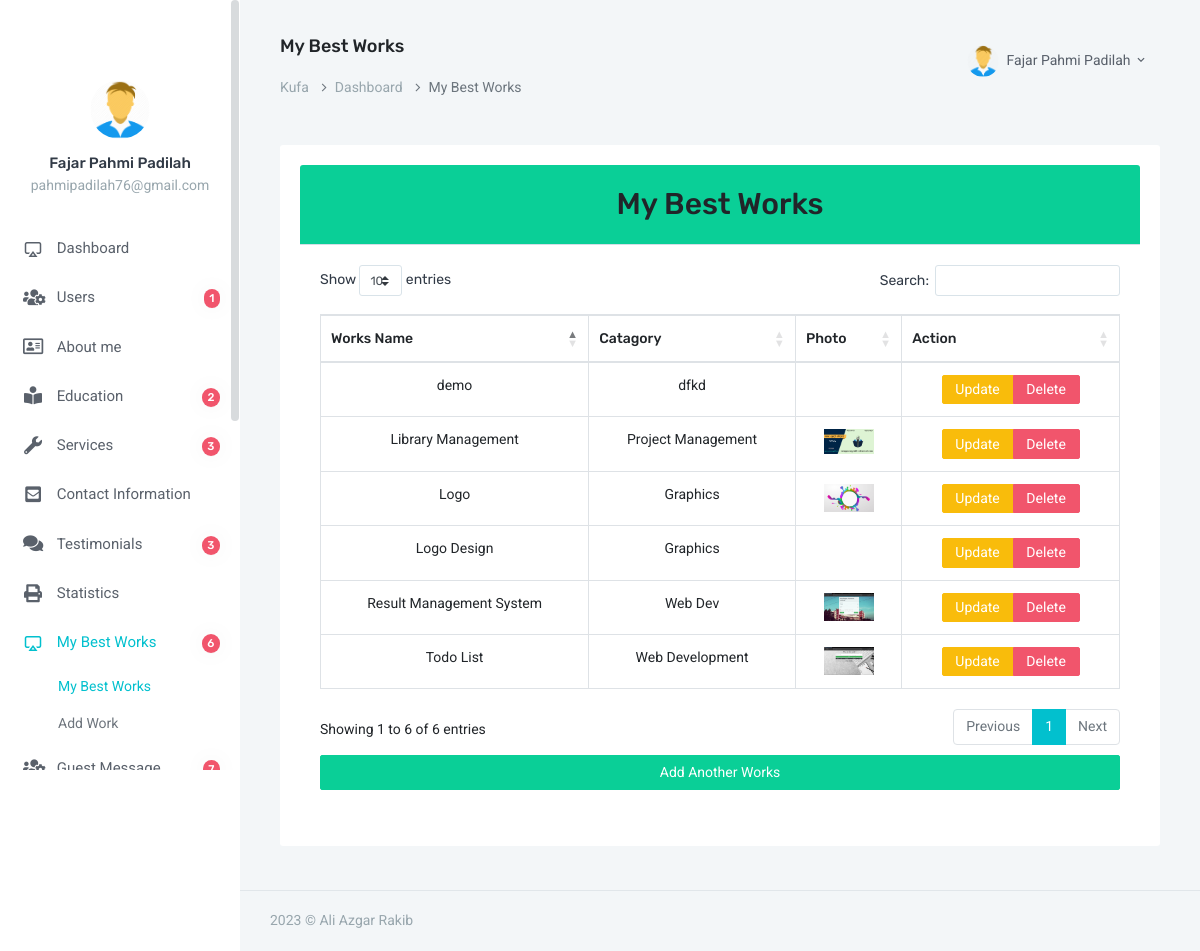
/admin/best_works.php (signed in), run on the app's committed database.
### tables this page shows
CREATE TABLE `users` (
  `id` int(3) NOT NULL,
  `fname` varchar(100) NOT NULL,
  `email` varchar(100) NOT NULL,
  `password` varchar(255) NOT NULL,
  `status` int(1) NOT NULL DEFAULT 1,
  `photo` varchar(100) NOT NULL DEFAULT 'default.png'
);

CREATE TABLE `my_best_works` (
  `id` int(2) NOT NULL,
  `works_name` varchar(100) NOT NULL,
  `catagory` varchar(100) NOT NULL,
  `photo` varchar(110) NOT NULL DEFAULT 'default.jpg'
);

### admin/best_works.php (the view, shortened to what this page needs)
<?php
$title="My Best Works";
require_once "header.php";
require_once "db.php";
$all_works = $dbcon->query("SELECT * FROM my_best_works");
?>
                                	<div class="card mb-3" >
																	  <div class="card-header bg-success text-center"><h2>My Best Works</h2></div>
																	  <div class="card-body">
																				<table id="example" class="table table-bordered text-center">
																					<thead>
																						<tr>
																							<th>Works Name</th>
																							<th>Catagory</th>
																							<th>Photo</th>
																							<th>Action</th>
																						</tr>
																					</thead>
																					<tbody>
																					<?php foreach ($all_works as $result) {
																					 ?>
																						<tr>
																							<td><?=$result['works_name']?></td>
																							<td><?=$result['catagory']?></td>
																							<td><img src="image/my_best_works/<?=$result['photo']?>" alt="" style="width: 50px;"></td>
																							<td>
																								<div class="btn-group">
																									<a class="btn btn-sm btn-warning" href="best_works_update.php?id=<?=base64_encode($result['id'])?>">Update</a>
																									<a class="btn btn-sm btn-danger" href="best_works_delete.php?id=<?=base64_encode($result['id'])?>">Delete</a>
																								</div>
																							</td>
																						</tr>
																					<?php } ?>
																					</tbody>
																				</table>
																				<a class="btn btn-block btn-success mt-2" href="my_best_works.php">Add Another Works</a>
																	  </div>
																	</div>
<?php
    require_once "footer.php";
?>

### admin/header.php (shortened to what this page needs)
<?php require_once "db.php"; ?>
<!doctype html>
<html lang="en">
<head>
        <link rel="stylesheet" href="https://cdnjs.cloudflare.com/ajax/libs/twitter-bootstrap/4.1.3/css/bootstrap.css">
        <link rel="stylesheet" href="https://cdn.datatables.net/1.10.20/css/dataTables.bootstrap4.min.css">
        <link href="assets/css/bootstrap.min.css" rel="stylesheet" type="text/css" />
        <link href="assets/css/icons.css" rel="stylesheet" type="text/css" />
        <link rel="stylesheet" href="../front_end_assets/css/fontawesome-all.min.css">
        <link href="assets/css/metismenu.min.css" rel="stylesheet" type="text/css" />
        <link href="assets/css/style.css" rel="stylesheet" type="text/css" />
    </head>
    <body>
        <div id="wrapper">
            <div class="left side-menu">
                <div class="slimscroll-menu" id="remove-scroll">
                    <div class="user-box">
                        <div class="user-img">
                <?php
                    $email_for_photo = $_SESSION['user_email'];
                    $query_for_photo = $dbcon->query( "SELECT photo FROM users WHERE email='$email_for_photo'");
                    $photo_from_db   = $query_for_photo -> fetch_assoc();
                 ?>
                            <img src="image/users/<?=$photo_from_db['photo']?>" alt="user-img" title="Mat Helme" class="rounded-circle img-fluid">
                        </div>
                        <h5><a href="#"><?= $_SESSION['user_name']?></a> </h5>
                        <p class="text-muted"><?=$_SESSION['user_email']?></p>
                    </div>
                    <div id="sidebar-menu">
                        <ul class="metismenu" id="side-menu">
                            <li>
                                <a href="index.php">
                                    <i class="fi-air-play"></i> <span> Dashboard </span>
                                </a>
                            </li>
                            <li>
                                <a href="users.php"><i class="fas fa-users-cog"></i>
                                    <span class="badge badge-danger badge-pill float-right">
                                        <?php
                                        $result = $dbcon->query("SELECT COUNT(*) AS total_users FROM users");
                                        $row = $result->fetch_assoc();
                                        echo $row['total_users'];
                                        ?>
                                    </span>
                                    <span> Users </span>
                                </a>
                            </li>
                            <li>
                                <a href="javascript: void(0);"><i class="far fa-address-card"></i>  <span> About me </span></a>
                            </li>
                            <li>
                                <a href="javascript: void(0);"><i class="fas fa-book-reader"></i>
                                    <span class="badge badge-danger badge-pill float-right">
                                        <?php
                                        $education_result = $dbcon->query("SELECT COUNT(*) AS total_field FROM education_informations");
                                        $education_row = $education_result->fetch_assoc();
                                        echo $education_row['total_field'];
                                        ?>
                                    </span>
                                <span> Education </span></a>
                            </li>
                            <li>
                                <a href="javascript: void(0);"><i class="fas fa-wrench"></i>
                                    <span class="badge badge-danger badge-pill float-right">
                                        <?php
                                        $services_result = $dbcon->query("SELECT COUNT(*) AS total_field FROM services");
                                        $services_row = $services_result->fetch_assoc();
                                        echo $services_row['total_field'];
                                        ?>
                                    </span>
                                    <span> Services </span></a>
                            </li>
                            <li>
                                <a href="javascript: void(0);"><i class="fas fa-envelope-square"></i> <span> Contact Information</span></a>
                            </li>
                            <li>
                                <a href="javascript: void(0);"><i class="fas fa-comments"></i>
                                    <span class="badge badge-danger badge-pill float-right">
                                        <?php
                                        $testimonial_result = $dbcon->query("SELECT COUNT(*) AS total_field FROM testimonials");
                                        $testimonial_row = $testimonial_result->fetch_assoc();
                                        echo $testimonial_row['total_field'];
                                        ?>
                                    </span>
                                    <span> Testimonials</span></a>
                            </li>
                            <li>
                                <a href="javascript: void(0);"><i class="fas fa-print"></i><span> Statistics</span></a>
                            </li>
                            <li>
                                <a href="javascript: void(0);"><i class="fi-air-play"></i>
                                    <span class="badge badge-danger badge-pill float-right">
                                        <?php
                                        $best_works_result = $dbcon->query("SELECT COUNT(*) AS total_field FROM my_best_works");
                                        $best_works_row = $best_works_result->fetch_assoc();
                                        echo $best_works_row['total_field'];
                                        ?>
                                    </span>
                                    <span> My Best Works</span></a>
                                <ul class="nav-second-level" aria-expanded="false">
                                    <li><a href="best_works.php">My Best Works</a></li>
                                    <li><a href="my_best_works.php">Add Work</a></li>
                                </ul>
                            </li>
                            <li>
                                <a href="all_guest_message.php">
                                    <i class="fas fa-users-cog"></i>
                                    <span class="badge badge-danger badge-pill float-right">
                                        <?php
                                        $guest_message_result = $dbcon->query("SELECT COUNT(*) AS total_field FROM guest_messages");
                                        $guest_message_row = $guest_message_result->fetch_assoc();
                                        echo $guest_message_row['total_field'];
                                        ?>
                                    </span>
                                     <span> Guest Message</span>
                                </a>
                            </li>
                        </ul>
                    </div>
                </div>
            </div>
            <div class="content-page">
                <div class="topbar">
                    <nav class="navbar-custom">
                        <ul class="list-unstyled topbar-right-menu float-right mb-0">
                            <li class="dropdown notification-list">
                                <a class="nav-link dropdown-toggle nav-user" data-toggle="dropdown" href="#" role="button"
                                   aria-haspopup="false" aria-expanded="false">
                                    <img src="image/users/<?=$photo_from_db['photo']?>" alt="user" class="rounded-circle"> <span class="ml-1"><?=$_SESSION['user_name']?> <i class="mdi mdi-chevron-down"></i> </span>
                                </a>
                            </li>
                        </ul>
                        <ul class="list-inline menu-left mb-0">
                            <li>
                                <h4 class="page-title-main"><?=$title?></h4>
                                <ol class="breadcrumb">
                                    <li class="breadcrumb-item"><a href="../index.php">Kufa</a></li>
                                    <li class="breadcrumb-item"><a href="index.php">Dashboard</a></li>
                                    <li class="breadcrumb-item active"><?=$title?></li>
                                </ol>
                            </li>
                        </ul>
                    </nav>
                </div>
                <div class="content">
                    <div class="container-fluid">
                        <div class="row">
                            <div class="col-12">
                                <div class="card-box">

### data on the page
users: photo (picture)
my_best_works: works_name "Todo List", catagory "Web Development", photo (picture)
my_best_works: works_name "Result Management System", catagory "Web Dev", photo (picture)
my_best_works: works_name "demo", catagory "dfkd"
my_best_works: works_name "Logo Design", catagory "Graphics"
my_best_works: works_name "Library Management", catagory "Project Management", photo (picture)
my_best_works: works_name "Logo", catagory "Graphics", photo (picture)

### other printed values
$_SESSION['user_name'] "Fajar Pahmi Padilah"
$_SESSION['user_email'] "pahmipadilah76@gmail.com"
$row['total_users'] "1"
$education_row['total_field'] "2"
$services_row['total_field'] "3"
$testimonial_row['total_field'] "3"
$best_works_row['total_field'] "6"
$title "My Best Works"
